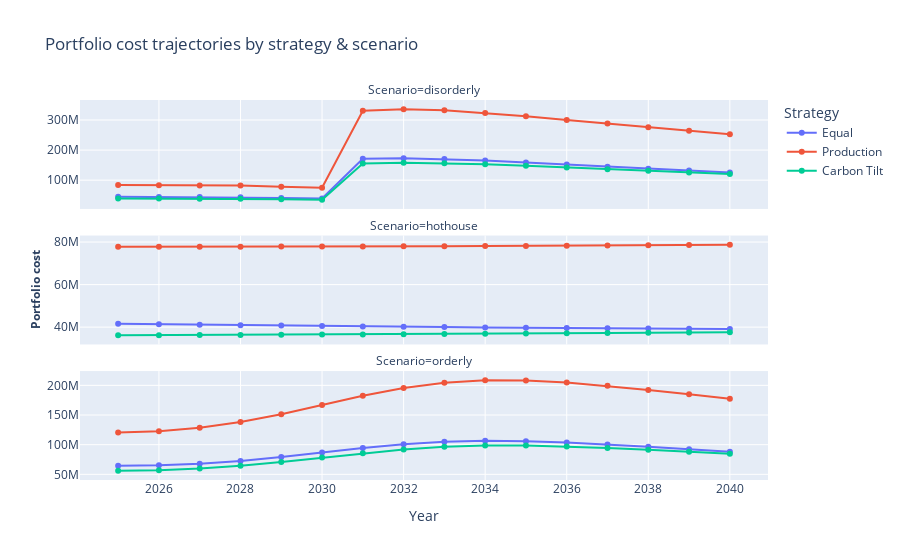
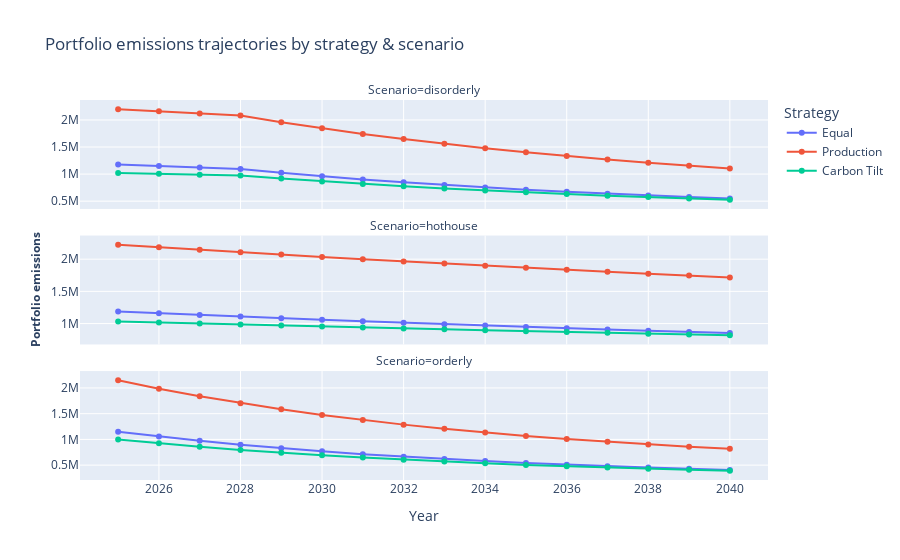

Notebook code cell kept with these figures, in order:
### Code cell
strategy_frames = []
for strategy_name, weight_col in MC_WEIGHT_STRATEGIES.items():
    port = compute_portfolio_trajectory(paths_df, weight_col, comp)
    port["Strategy"] = strategy_name
    strategy_frames.append(port)

port_all = pd.concat(strategy_frames, ignore_index=True)

fig = px.line(
    port_all,
    x="Year",
    y="Portfolio_Cost",
    color="Strategy",
    facet_col="Scenario",
    facet_col_wrap=1,
    title="Portfolio cost trajectories by strategy & scenario"
)
fig.update_traces(mode="lines+markers")
fig.update_yaxes(matches=None)
fig.for_each_yaxis(lambda axis: axis.update(title=""))
fig.add_annotation(
    text="<b>Portfolio cost</b>",
    x=-0.08,
    xref="paper",
    y=0.5,
    yref="paper",
    textangle=-90,
    showarrow=False,
    font=dict(size=12),
)
fig.show()

fig = px.line(
    port_all,
    x="Year",
    y="Portfolio_Emissions",
    color="Strategy",
    facet_col="Scenario",
    facet_col_wrap=1,
    title="Portfolio emissions trajectories by strategy & scenario"
)
fig.update_traces(mode="lines+markers")
fig.update_yaxes(matches=None)
fig.for_each_yaxis(lambda axis: axis.update(title=""))
fig.add_annotation(
    text="<b>Portfolio emissions</b>",
    x=-0.08,
    xref="paper",
    y=0.5,
    yref="paper",
    textangle=-90,
    showarrow=False,
    font=dict(size=12),
)
fig.show()

port_summary = (
    port_all.loc[port_all["Year"].isin([2030, 2040])]
    .pivot_table(
        index=["Scenario", "Strategy"],
        columns="Year",
        values=["Portfolio_Cost", "Portfolio_Emissions"],
    )
)
port_summary.columns = [f"{metric}_{year}" for metric, year in port_summary.columns]
port_summary = port_summary.reset_index()

format_cols = port_summary.select_dtypes(include=[np.number]).columns
style = port_summary.style.format({col: "{0:,.0f}" for col in format_cols})
style = style.set_caption("Key portfolio metrics by strategy")
display(style)

### Figure 1 — Plotly figure (JSON) as saved in the notebook; plotly's stock layout.template omitted (floating-point values rounded to 4 significant figures)
{"data": [{"hovertemplate": "Strategy=Equal<br>Scenario=disorderly<br>Year=%{x}<br>Portfolio_Cost=%{y}<extra></extra>", "legendgroup": "Equal", "line": {"color": "#636efa", "dash": "solid"}, "marker": {"symbol": "circle"}, "mode": "lines+markers", "name": "Equal", "orientation": "v", "showlegend": true, "type": "scatter", "x": [2025, 2026, 2027, 2028, 2029, 2030, 2031, 2032, 2033, 2034, 2035, 2036, 2037, 2038, 2039, 2040], "xaxis": "x3", "y": [44660000.0, 44130000.0, 43620000.0, 43120000.0, 40840000.0, 38750000.0, 171400000.0, 173100000.0, 170300000.0, 165100000.0, 158700000.0, 151900000.0, 145000000.0, 138200000.0, 131800000.0, 125700000.0], "yaxis": "y3"}, {"hovertemplate": "Strategy=Equal<br>Scenario=hothouse<br>Year=%{x}<br>Portfolio_Cost=%{y}<extra></extra>", "legendgroup": "Equal", "line": {"color": "#636efa", "dash": "solid"}, "marker": {"symbol": "circle"}, "mode": "lines+markers", "name": "Equal", "orientation": "v", "showlegend": false, "type": "scatter", "x": [2025, 2026, 2027, 2028, 2029, 2030, 2031, 2032, 2033, 2034, 2035, 2036, 2037, 2038, 2039, 2040], "xaxis": "x2", "y": [41620000.0, 41370000.0, 41140000.0, 40930000.0, 40720000.0, 40530000.0, 40350000.0, 40170000.0, 40010000.0, 39860000.0, 39710000.0, 39580000.0, 39450000.0, 39340000.0, 39230000.0, 39130000.0], "yaxis": "y2"}, {"hovertemplate": "Strategy=Equal<br>Scenario=orderly<br>Year=%{x}<br>Portfolio_Cost=%{y}<extra></extra>", "legendgroup": "Equal", "line": {"color": "#636efa", "dash": "solid"}, "marker": {"symbol": "circle"}, "mode": "lines+markers", "name": "Equal", "orientation": "v", "showlegend": false, "type": "scatter", "x": [2025, 2026, 2027, 2028, 2029, 2030, 2031, 2032, 2033, 2034, 2035, 2036, 2037, 2038, 2039, 2040], "xaxis": "x", "y": [64380000.0, 65130000.0, 67860000.0, 72630000.0, 79190000.0, 86840000.0, 94420000.0, 100700000.0, 104800000.0, 106400000.0, 105800000.0, 103600000.0, 100200000.0, 96350000.0, 92230000.0, 88130000.0], "yaxis": "y"}, {"hovertemplate": "Strategy=Production<br>Scenario=disorderly<br>Year=%{x}<br>Portfolio_Cost=%{y}<extra></extra>", "legendgroup": "Production", "line": {"color": "#EF553B", "dash": "solid"}, "marker": {"symbol": "circle"}, "mode": "lines+markers", "name": "Production", "orientation": "v", "showlegend": true, "type": "scatter", "x": [2025, 2026, 2027, 2028, 2029, 2030, 2031, 2032, 2033, 2034, 2035, 2036, 2037, 2038, 2039, 2040], "xaxis": "x3", "y": [83540000.0, 83020000.0, 82510000.0, 82000000.0, 78090000.0, 74480000.0, 331100000.0, 336000000.0, 332100000.0, 323600000.0, 312500000.0, 300400000.0, 288000000.0, 275800000.0, 264100000.0, 253000000.0], "yaxis": "y3"}, {"hovertemplate": "Strategy=Production<br>Scenario=hothouse<br>Year=%{x}<br>Portfolio_Cost=%{y}<extra></extra>", "legendgroup": "Production", "line": {"color": "#EF553B", "dash": "solid"}, "marker": {"symbol": "circle"}, "mode": "lines+markers", "name": "Production", "orientation": "v", "showlegend": false, "type": "scatter", "x": [2025, 2026, 2027, 2028, 2029, 2030, 2031, 2032, 2033, 2034, 2035, 2036, 2037, 2038, 2039, 2040], "xaxis": "x2", "y": [77850000.0, 77830000.0, 77830000.0, 77840000.0, 77860000.0, 77890000.0, 77930000.0, 77980000.0, 78050000.0, 78120000.0, 78200000.0, 78290000.0, 78390000.0, 78500000.0, 78620000.0, 78750000.0], "yaxis": "y2"}, {"hovertemplate": "Strategy=Production<br>Scenario=orderly<br>Year=%{x}<br>Portfolio_Cost=%{y}<extra></extra>", "legendgroup": "Production", "line": {"color": "#EF553B", "dash": "solid"}, "marker": {"symbol": "circle"}, "mode": "lines+markers", "name": "Production", "orientation": "v", "showlegend": false, "type": "scatter", "x": [2025, 2026, 2027, 2028, 2029, 2030, 2031, 2032, 2033, 2034, 2035, 2036, 2037, 2038, 2039, 2040], "xaxis": "x", "y": [120400000.0, 122500000.0, 128400000.0, 138100000.0, 151400000.0, 166900000.0, 182400000.0, 195500000.0, 204400000.0, 208600000.0, 208400000.0, 204800000.0, 199200000.0, 192300000.0, 184800000.0, 177300000.0], "yaxis": "y"}, {"hovertemplate": "Strategy=Carbon Tilt<br>Scenario=disorderly<br>Year=%{x}<br>Portfolio_Cost=%{y}<extra></extra>", "legendgroup": "Carbon Tilt", "line": {"color": "#00cc96", "dash": "solid"}, "marker": {"symbol": "circle"}, "mode": "lines+markers", "name": "Carbon Tilt", "orientation": "v", "showlegend": true, "type": "scatter", "x": [2025, 2026, 2027, 2028, 2029, 2030, 2031, 2032, 2033, 2034, 2035, 2036, 2037, 2038, 2039, 2040], "xaxis": "x3", "y": [38820000.0, 38640000.0, 38470000.0, 38300000.0, 36540000.0, 34900000.0, 155400000.0, 158000000.0, 156500000.0, 152700000.0, 147700000.0, 142200000.0, 136600000.0, 131100000.0, 125700000.0, 120600000.0], "yaxis": "y3"}, {"hovertemplate": "Strategy=Carbon Tilt<br>Scenario=hothouse<br>Year=%{x}<br>Portfolio_Cost=%{y}<extra></extra>", "legendgroup": "Carbon Tilt", "line": {"color": "#00cc96", "dash": "solid"}, "marker": {"symbol": "circle"}, "mode": "lines+markers", "name": "Carbon Tilt", "orientation": "v", "showlegend": false, "type": "scatter", "x": [2025, 2026, 2027, 2028, 2029, 2030, 2031, 2032, 2033, 2034, 2035, 2036, 2037, 2038, 2039, 2040], "xaxis": "x2", "y": [36180000.0, 36230000.0, 36290000.0, 36360000.0, 36430000.0, 36500000.0, 36590000.0, 36670000.0, 36770000.0, 36860000.0, 36970000.0, 37070000.0, 37180000.0, 37300000.0, 37420000.0, 37550000.0], "yaxis": "y2"}, {"hovertemplate": "Strategy=Carbon Tilt<br>Scenario=orderly<br>Year=%{x}<br>Portfolio_Cost=%{y}<extra></extra>", "legendgroup": "Carbon Tilt", "line": {"color": "#00cc96", "dash": "solid"}, "marker": {"symbol": "circle"}, "mode": "lines+markers", "name": "Carbon Tilt", "orientation": "v", "showlegend": false, "type": "scatter", "x": [2025, 2026, 2027, 2028, 2029, 2030, 2031, 2032, 2033, 2034, 2035, 2036, 2037, 2038, 2039, 2040], "xaxis": "x", "y": [55960000.0, 57030000.0, 59850000.0, 64520000.0, 70840000.0, 78210000.0, 85630000.0, 91940000.0, 96310000.0, 98430000.0, 98490000.0, 97000000.0, 94470000.0, 91360000.0, 87990000.0, 84570000.0], "yaxis": "y"}], "layout": {"annotations": [{"showarrow": false, "text": "Scenario=orderly", "x": 0.5, "xanchor": "center", "xref": "paper", "y": 0.2867, "yanchor": "bottom", "yref": "paper"}, {"showarrow": false, "text": "Scenario=hothouse", "x": 0.5, "xanchor": "center", "xref": "paper", "y": 0.6433, "yanchor": "bottom", "yref": "paper"}, {"showarrow": false, "text": "Scenario=disorderly", "x": 0.5, "xanchor": "center", "xref": "paper", "y": 1.0, "yanchor": "bottom", "yref": "paper"}, {"font": {"size": 12}, "showarrow": false, "text": "<b>Portfolio cost</b>", "textangle": -90, "x": -0.08, "xref": "paper", "y": 0.5, "yref": "paper"}], "legend": {"title": {"text": "Strategy"}, "tracegroupgap": 0}, "title": {"text": "Portfolio cost trajectories by strategy & scenario"}, "xaxis": {"anchor": "y", "domain": [0, 1], "title": {"text": "Year"}}, "xaxis2": {"anchor": "y2", "domain": [0, 1], "matches": "x", "showticklabels": false}, "xaxis3": {"anchor": "y3", "domain": [0, 1], "matches": "x", "showticklabels": false}, "yaxis": {"anchor": "x", "domain": [0, 0.2867], "title": {"text": ""}}, "yaxis2": {"anchor": "x2", "domain": [0.3567, 0.6433], "title": {"text": ""}}, "yaxis3": {"anchor": "x3", "domain": [0.7133, 1.0], "title": {"text": ""}}}}

### Figure 2 — Plotly figure (JSON) as saved in the notebook; plotly's stock layout.template omitted (floating-point values rounded to 4 significant figures)
{"data": [{"hovertemplate": "Strategy=Equal<br>Scenario=disorderly<br>Year=%{x}<br>Portfolio_Emissions=%{y}<extra></extra>", "legendgroup": "Equal", "line": {"color": "#636efa", "dash": "solid"}, "marker": {"symbol": "circle"}, "mode": "lines+markers", "name": "Equal", "orientation": "v", "showlegend": true, "type": "scatter", "x": [2025, 2026, 2027, 2028, 2029, 2030, 2031, 2032, 2033, 2034, 2035, 2036, 2037, 2038, 2039, 2040], "xaxis": "x3", "y": [1175000.0, 1148000.0, 1121000.0, 1095000.0, 1025000.0, 960700.0, 902100.0, 848300.0, 799000.0, 753700.0, 712100.0, 673900.0, 638600.0, 606200.0, 576200.0, 548500.0], "yaxis": "y3"}, {"hovertemplate": "Strategy=Equal<br>Scenario=hothouse<br>Year=%{x}<br>Portfolio_Emissions=%{y}<extra></extra>", "legendgroup": "Equal", "line": {"color": "#636efa", "dash": "solid"}, "marker": {"symbol": "circle"}, "mode": "lines+markers", "name": "Equal", "orientation": "v", "showlegend": false, "type": "scatter", "x": [2025, 2026, 2027, 2028, 2029, 2030, 2031, 2032, 2033, 2034, 2035, 2036, 2037, 2038, 2039, 2040], "xaxis": "x2", "y": [1189000.0, 1161000.0, 1134000.0, 1108000.0, 1083000.0, 1059000.0, 1035000.0, 1013000.0, 990400.0, 969000.0, 948100.0, 927900.0, 908300.0, 889300.0, 870800.0, 852800.0], "yaxis": "y2"}, {"hovertemplate": "Strategy=Equal<br>Scenario=orderly<br>Year=%{x}<br>Portfolio_Emissions=%{y}<extra></extra>", "legendgroup": "Equal", "line": {"color": "#636efa", "dash": "solid"}, "marker": {"symbol": "circle"}, "mode": "lines+markers", "name": "Equal", "orientation": "v", "showlegend": false, "type": "scatter", "x": [2025, 2026, 2027, 2028, 2029, 2030, 2031, 2032, 2033, 2034, 2035, 2036, 2037, 2038, 2039, 2040], "xaxis": "x", "y": [1149000.0, 1056000.0, 971800.0, 896400.0, 828500.0, 767500.0, 712600.0, 663200.0, 618600.0, 578400.0, 542100.0, 509300.0, 479600.0, 452700.0, 428300.0, 406100.0], "yaxis": "y"}, {"hovertemplate": "Strategy=Production<br>Scenario=disorderly<br>Year=%{x}<br>Portfolio_Emissions=%{y}<extra></extra>", "legendgroup": "Production", "line": {"color": "#EF553B", "dash": "solid"}, "marker": {"symbol": "circle"}, "mode": "lines+markers", "name": "Production", "orientation": "v", "showlegend": true, "type": "scatter", "x": [2025, 2026, 2027, 2028, 2029, 2030, 2031, 2032, 2033, 2034, 2035, 2036, 2037, 2038, 2039, 2040], "xaxis": "x3", "y": [2199000.0, 2159000.0, 2120000.0, 2082000.0, 1959000.0, 1846000.0, 1743000.0, 1647000.0, 1559000.0, 1477000.0, 1402000.0, 1333000.0, 1269000.0, 1210000.0, 1155000.0, 1104000.0], "yaxis": "y3"}, {"hovertemplate": "Strategy=Production<br>Scenario=hothouse<br>Year=%{x}<br>Portfolio_Emissions=%{y}<extra></extra>", "legendgroup": "Production", "line": {"color": "#EF553B", "dash": "solid"}, "marker": {"symbol": "circle"}, "mode": "lines+markers", "name": "Production", "orientation": "v", "showlegend": false, "type": "scatter", "x": [2025, 2026, 2027, 2028, 2029, 2030, 2031, 2032, 2033, 2034, 2035, 2036, 2037, 2038, 2039, 2040], "xaxis": "x2", "y": [2224000.0, 2185000.0, 2146000.0, 2108000.0, 2071000.0, 2035000.0, 2000000.0, 1966000.0, 1932000.0, 1899000.0, 1867000.0, 1836000.0, 1805000.0, 1775000.0, 1745000.0, 1716000.0], "yaxis": "y2"}, {"hovertemplate": "Strategy=Production<br>Scenario=orderly<br>Year=%{x}<br>Portfolio_Emissions=%{y}<extra></extra>", "legendgroup": "Production", "line": {"color": "#EF553B", "dash": "solid"}, "marker": {"symbol": "circle"}, "mode": "lines+markers", "name": "Production", "orientation": "v", "showlegend": false, "type": "scatter", "x": [2025, 2026, 2027, 2028, 2029, 2030, 2031, 2032, 2033, 2034, 2035, 2036, 2037, 2038, 2039, 2040], "xaxis": "x", "y": [2150000.0, 1986000.0, 1838000.0, 1705000.0, 1584000.0, 1475000.0, 1377000.0, 1287000.0, 1207000.0, 1134000.0, 1068000.0, 1008000.0, 953000.0, 903500.0, 858400.0, 817300.0], "yaxis": "y"}, {"hovertemplate": "Strategy=Carbon Tilt<br>Scenario=disorderly<br>Year=%{x}<br>Portfolio_Emissions=%{y}<extra></extra>", "legendgroup": "Carbon Tilt", "line": {"color": "#00cc96", "dash": "solid"}, "marker": {"symbol": "circle"}, "mode": "lines+markers", "name": "Carbon Tilt", "orientation": "v", "showlegend": true, "type": "scatter", "x": [2025, 2026, 2027, 2028, 2029, 2030, 2031, 2032, 2033, 2034, 2035, 2036, 2037, 2038, 2039, 2040], "xaxis": "x3", "y": [1022000.0, 1005000.0, 988500.0, 972400.0, 916700.0, 865400.0, 818100.0, 774500.0, 734300.0, 697100.0, 662900.0, 631200.0, 601900.0, 574800.0, 549700.0, 526400.0], "yaxis": "y3"}, {"hovertemplate": "Strategy=Carbon Tilt<br>Scenario=hothouse<br>Year=%{x}<br>Portfolio_Emissions=%{y}<extra></extra>", "legendgroup": "Carbon Tilt", "line": {"color": "#00cc96", "dash": "solid"}, "marker": {"symbol": "circle"}, "mode": "lines+markers", "name": "Carbon Tilt", "orientation": "v", "showlegend": false, "type": "scatter", "x": [2025, 2026, 2027, 2028, 2029, 2030, 2031, 2032, 2033, 2034, 2035, 2036, 2037, 2038, 2039, 2040], "xaxis": "x2", "y": [1034000.0, 1017000.0, 1000000.0, 984600.0, 969000.0, 953800.0, 938900.0, 924400.0, 910100.0, 896200.0, 882600.0, 869200.0, 856100.0, 843300.0, 830700.0, 818400.0], "yaxis": "y2"}, {"hovertemplate": "Strategy=Carbon Tilt<br>Scenario=orderly<br>Year=%{x}<br>Portfolio_Emissions=%{y}<extra></extra>", "legendgroup": "Carbon Tilt", "line": {"color": "#00cc96", "dash": "solid"}, "marker": {"symbol": "circle"}, "mode": "lines+markers", "name": "Carbon Tilt", "orientation": "v", "showlegend": false, "type": "scatter", "x": [2025, 2026, 2027, 2028, 2029, 2030, 2031, 2032, 2033, 2034, 2035, 2036, 2037, 2038, 2039, 2040], "xaxis": "x", "y": [999000.0, 924500.0, 857200.0, 796300.0, 741200.0, 691300.0, 646200.0, 605400.0, 568500.0, 535000.0, 504600.0, 477100.0, 452100.0, 429300.0, 408600.0, 389700.0], "yaxis": "y"}], "layout": {"annotations": [{"showarrow": false, "text": "Scenario=orderly", "x": 0.5, "xanchor": "center", "xref": "paper", "y": 0.2867, "yanchor": "bottom", "yref": "paper"}, {"showarrow": false, "text": "Scenario=hothouse", "x": 0.5, "xanchor": "center", "xref": "paper", "y": 0.6433, "yanchor": "bottom", "yref": "paper"}, {"showarrow": false, "text": "Scenario=disorderly", "x": 0.5, "xanchor": "center", "xref": "paper", "y": 1.0, "yanchor": "bottom", "yref": "paper"}, {"font": {"size": 12}, "showarrow": false, "text": "<b>Portfolio emissions</b>", "textangle": -90, "x": -0.08, "xref": "paper", "y": 0.5, "yref": "paper"}], "legend": {"title": {"text": "Strategy"}, "tracegroupgap": 0}, "title": {"text": "Portfolio emissions trajectories by strategy & scenario"}, "xaxis": {"anchor": "y", "domain": [0, 1], "title": {"text": "Year"}}, "xaxis2": {"anchor": "y2", "domain": [0, 1], "matches": "x", "showticklabels": false}, "xaxis3": {"anchor": "y3", "domain": [0, 1], "matches": "x", "showticklabels": false}, "yaxis": {"anchor": "x", "domain": [0, 0.2867], "title": {"text": ""}}, "yaxis2": {"anchor": "x2", "domain": [0.3567, 0.6433], "title": {"text": ""}}, "yaxis3": {"anchor": "x3", "domain": [0.7133, 1.0], "title": {"text": ""}}}}
